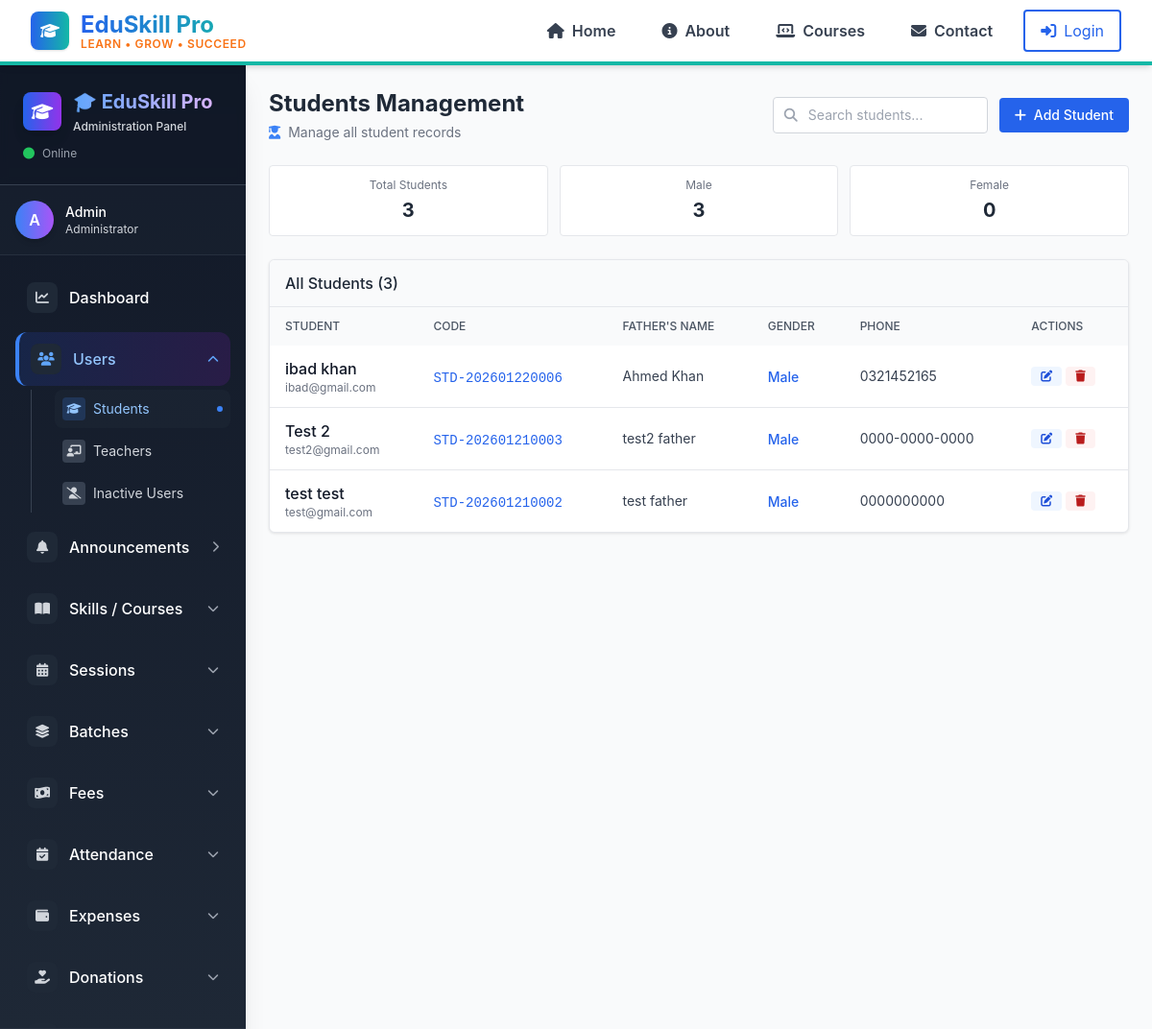
Screenshot of /admin/users/students.php with the database file from the repository.
### tables this page shows
CREATE TABLE `students` (
  `id` int(11) NOT NULL,
  `user_id` int(11) DEFAULT NULL,
  `student_code` varchar(50) DEFAULT NULL,
  `name` varchar(255) DEFAULT NULL,
  `father_name` varchar(255) DEFAULT NULL,
  `gender` varchar(20) DEFAULT NULL,
  `dob` date DEFAULT NULL,
  `phone` varchar(50) DEFAULT NULL,
  `address` text DEFAULT NULL,
  `status` varchar(50) DEFAULT NULL,
  `created_at` datetime DEFAULT NULL,
  `updated_at` datetime DEFAULT NULL
);

CREATE TABLE `users` (
  `id` int(11) NOT NULL,
  `username` varchar(255) DEFAULT NULL,
  `email` varchar(255) DEFAULT NULL,
  `password` varchar(255) DEFAULT NULL,
  `user_type_id` int(11) DEFAULT NULL,
  `status` varchar(50) DEFAULT NULL,
  `created_at` datetime DEFAULT NULL,
  `updated_at` datetime DEFAULT NULL
);

### admin/users/students.php (the view, shortened to what this page needs)
<?php
require_once __DIR__ . '/../../includes/functions.php';
$result = mysqli_query($conn, "
    SELECT s.*, u.username, u.email
    FROM students s
    JOIN users u ON s.user_id = u.id
    WHERE s.status='active'
    ORDER BY s.created_at DESC
");
$total_students = mysqli_num_rows($result);
$male_students = 0;
$female_students = 0;
mysqli_data_seek($result, 0);
while ($row = mysqli_fetch_assoc($result)) {
    if ($row['gender'] == 'male') $male_students++;
}
mysqli_data_seek($result, 0);
?>
<!DOCTYPE html>
<html lang="en">
<head>
    <script src="https://cdn.tailwindcss.com"></script>
    <link rel="stylesheet" href="https://cdnjs.cloudflare.com/ajax/libs/font-awesome/6.5.0/css/all.min.css">
</head>
<body class="bg-gray-50 min-h-screen">
    <?php include __DIR__ . '/../../includes/navbar.php'; ?>
    <div class="flex">
        <?php include __DIR__ . '/../includes/sidebar.php'; ?>
        <main class="flex-1 p-6">
            <div class="flex justify-between items-center mb-6">
                <div>
                    <h1 class="text-2xl font-bold text-gray-800">Students Management</h1>
                    <p class="text-gray-500 text-sm mt-1">
                        <i class="fas fa-user-graduate text-blue-500 mr-1"></i>
                        Manage all student records
                    </p>
                </div>
                <div class="flex items-center gap-3">
                    <div class="relative">
                        <div class="absolute inset-y-0 left-0 pl-3 flex items-center pointer-events-none">
                        </div>
                        <input type="text"
                            placeholder="Search students..."
                            class="pl-9 pr-3 py-2 rounded border border-gray-300 focus:ring-2 focus:ring-blue-500 focus:border-blue-500 w-56 text-sm"
                            id="searchInput">
                    </div>
                    <a href="add_student.php"
                        class="bg-blue-600 hover:bg-blue-700 text-white px-4 py-2 rounded text-sm font-medium transition-colors">
                        <i class="fas fa-plus mr-1"></i> Add Student
                    </a>
                </div>
            </div>
            <div class="grid grid-cols-3 gap-3 mb-6">
                <div class="bg-white p-3 rounded border text-center">
                    <p class="text-xs text-gray-500 mb-1">Total Students</p>
                    <h3 class="text-xl font-bold text-gray-800"><?php echo $total_students; ?></h3>
                </div>
                <div class="bg-white p-3 rounded border text-center">
                    <p class="text-xs text-gray-500 mb-1">Male</p>
                    <h3 class="text-xl font-bold text-gray-800"><?php echo $male_students; ?></h3>
                </div>
                <div class="bg-white p-3 rounded border text-center">
                    <p class="text-xs text-gray-500 mb-1">Female</p>
                    <h3 class="text-xl font-bold text-gray-800"><?php echo $female_students; ?></h3>
                </div>
            </div>
            <div class="table-container">
                <div class="px-4 py-3 border-b bg-gray-50">
                    <h3 class="font-medium text-gray-800">All Students (<?php echo $total_students; ?>)</h3>
                </div>
                <?php if ($total_students > 0): ?>
                    <div class="overflow-x-auto">
                        <table class="w-full">
                            <thead class="bg-gray-50">
                                <tr>
                                    <th class="py-3 px-4 text-left text-xs font-medium text-gray-600 uppercase">Student</th>
                                    <th class="py-3 px-4 text-left text-xs font-medium text-gray-600 uppercase">Code</th>
                                    <th class="py-3 px-4 text-left text-xs font-medium text-gray-600 uppercase">Father's Name</th>
                                    <th class="py-3 px-4 text-left text-xs font-medium text-gray-600 uppercase">Gender</th>
                                    <th class="py-3 px-4 text-left text-xs font-medium text-gray-600 uppercase">Phone</th>
                                    <th class="py-3 px-4 text-left text-xs font-medium text-gray-600 uppercase">Actions</th>
                                </tr>
                            </thead>
                            <tbody class="divide-y divide-gray-200">
                                <?php while ($row = mysqli_fetch_assoc($result)) { ?>
                                    <tr>
                                        <td class="py-3 px-4">
                                            <div class="font-medium text-gray-900"><?php echo htmlspecialchars($row['name']); ?></div>
                                            <div class="text-xs text-gray-500"><?php echo htmlspecialchars($row['email']); ?></div>
                                        </td>
                                        <td class="py-3 px-4">
                                            <span class="font-mono text-sm text-blue-600"><?php echo $row['student_code']; ?></span>
                                        </td>
                                        <td class="py-3 px-4">
                                            <div class="text-sm text-gray-700"><?php echo htmlspecialchars($row['father_name']); ?></div>
                                        </td>
                                        <td class="py-3 px-4">
                                            <?php if ($row['gender'] == 'male'): ?>
                                                <span class="text-blue-600 text-sm font-medium">Male</span>
                                            <?php elseif ($row['gender'] == 'female'): ?>
                                                <span class="text-pink-600 text-sm font-medium">Female</span>
                                            <?php else: ?>
                                                <span class="text-gray-600 text-sm font-medium">Other</span>
                                            <?php endif; ?>
                                        </td>
                                        <td class="py-3 px-4">
                                            <div class="text-sm text-gray-700"><?php echo htmlspecialchars($row['phone']); ?></div>
                                        </td>
                                        <td class="py-3 px-4">
                                            <div class="flex gap-1">
                                                <a href="edit_student.php?id=<?php echo $row['id']; ?>"
                                                    class="action-btn bg-blue-50 text-blue-700 hover:bg-blue-100"
                                                    title="Edit">
                                                    <i class="fas fa-edit text-xs"></i>
                                                </a>
                                                <a href="delete_student.php?id=<?php echo $row['id']; ?>"
                                                    onclick="return confirm('Delete student <?php echo htmlspecialchars($row['name']); ?>?')"
                                                    class="action-btn bg-red-50 text-red-700 hover:bg-red-100"
                                                    title="Delete">
                                                    <i class="fas fa-trash text-xs"></i>
                                                </a>
                                            </div>
                                        </td>
                                    </tr>
                                <?php } ?>
                            </tbody>
                        </table>
                    </div>
                <?php endif; ?>
            </div>
        </main>
    </div>
</body>
</html>

### admin/users/students.php (style rules this page uses)
* { font-family: 'Inter', sans-serif; }
.action-btn { padding: 4px 10px; border-radius: 4px; font-weight: 500; transition: all 0.2s ease; display: inline-flex; align-items: center; gap: 4px; text-decoration: none; font-size: 13px; }
.table-container { background: white; border-radius: 6px; overflow: hidden; box-shadow: 0 1px 3px rgba(0, 0, 0, 0.1); border: 1px solid #e5e7eb; }

### rows the page displays
students: name "ibad khan", user.email "ibad@gmail.com", student_code "STD-202601220006", father_name "Ahmed Khan", gender "Male", phone "0321452165"
students: name "Test 2", user.email "test2@gmail.com", student_code "STD-202601210003", father_name "test2 father", gender "Male", phone "0000-0000-0000"
students: name "test test", user.email "test@gmail.com", student_code "STD-202601210002", father_name "test father", gender "Male", phone "0000000000"

### other values shown
substr($current_user, 0, 1) "A"
$current_user "Admin"
$current_role "Administrator"
$total_students "3"
$male_students "3"
$female_students "0"
